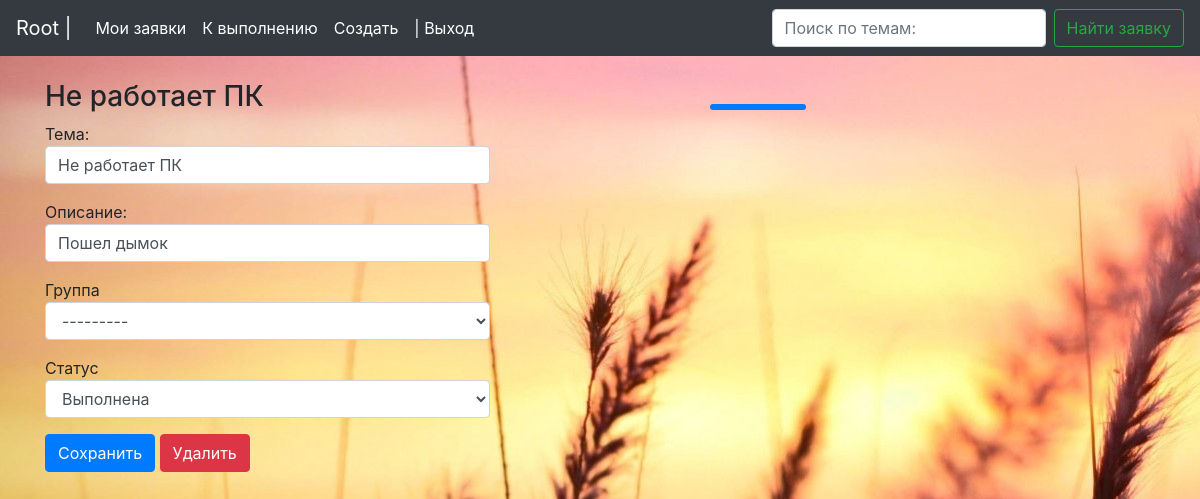
The page /lecture/2 (signed in) on the database its author committed.
### qr_accounting/models.py (models this page shows, shortened)
class Lecture(models.Model):
    created_at = models.DateTimeField(auto_now_add=True)
    topic = models.CharField(max_length=200)
    description = models.CharField(max_length=500, blank=True)
    lecturer = models.ForeignKey(User, on_delete=models.SET_NULL, null=True)
    uuid = models.CharField(max_length=200, blank=True, unique=True)
    group = models.CharField(max_length=100)
    STATUS_CHOICES = (
        ('Выполнена', 'Выполнена'),
        ('В работе', 'В работе'),
        ('Отменена', 'Отменена')
    )
    status = models.CharField(max_length=100, choices=STATUS_CHOICES, default=STATUS_CHOICES[1])

### qr_accounting/views.py (the view, shortened to what this page needs)
# urls.py: path('lecture/<int:lecture_id>', LecturerView.as_view(), name='lecture'),
class LecturerView(LecturersView):
    def get(self, request, lecture_id, words=None):
        return TemplateResponse(request, 'qr_accounting/lecture.html', get_lecture_context(lecture_id))

### qr_accounting/forms.py
class LectureForm(ModelForm):
    group = forms.ModelChoiceField(label='Группа', queryset=None, widget=forms.Select(attrs={'class': 'form-control'}))
    user = None
    usergroups = None
    def __init__(self, *args, **kwargs):
        self.usergroups = Group.objects.filter(~Q(name='executor'))
        super(LectureForm, self).__init__(*args, **kwargs)
        self.fields['group'].queryset = self.usergroups
    class Meta:
        model = Lecture
        fields = ['topic', 'description', 'group', 'status']
        labels = {
            'topic': _('Тема:'),
            'description': _('Описание:'),
            'group': _('Группа'),
            'status': _('Статус'),
        }
        widgets = {
            'date': TextInput(attrs={'class': 'form-control'}),
            'topic': TextInput(attrs={'class': 'form-control'}),
            'description': TextInput(attrs={'class': 'form-control'}),
            'group': forms.Select(attrs={'class': 'form-control'}),
            'status': forms.Select(attrs={'class': 'form-control'}),
        }

### qr_accounting/service.py (called while the page is built)
def get_lecture_context(lecture):
    listeners = Listener.objects.filter(lecture=lecture)
    lecture = get_object_or_404(Lecture, id=lecture)
    context = {
        'listeners': listeners,
        'lecture': lecture,
        'update_form': LectureForm(instance=lecture),
        'create_form': LectureForm(),
    }
    return context

### templates/qr_accounting/lecture.html (shortened to what this page needs)
{% extends 'qr_accounting/base.html' %}
{% load static %}
{% block navbar %}
    {% include 'qr_accounting/navbar.html' %}
{% endblock %}
{% block content %}
    <div class="col-sm-5">
        <br>
        <h3>{{ lecture.topic }}</h3>
        {% include 'qr_accounting/template_form.html' with path='' id_form='edit_form' form=update_form %}
        <button name="submit_button" type="submit" form="edit_form" class="btn btn-primary">Сохранить</button>
        <button name="submit_button" type="submit" form="edit_form" class="btn btn-danger" value="delete">Удалить</button>
    </div>
    <div class="col-sm-2 "></div>
    <div class="col-sm-5">
        <div class="badge badge-primary text-wrap mt-5" style="width: 6rem;">
        </div>
    </div>
{% endblock %}

### templates/qr_accounting/navbar.html (shortened to what this page needs)
<nav class="navbar navbar-expand-lg  navbar-dark bg-dark">
    <a class="navbar-brand dropdown" href="{% url 'main_page_url' %}">
        {{ user.username|title}} |
    </a>
    <div class="collapse navbar-collapse" id="navbarSupportedContent">
        <ul class="navbar-nav mr-auto">
            <li class="nav-item active">
                <a class="nav-link" href="{% url 'main_page_url' %}">Мои заявки<span class="sr-only">(current)</span></a>
            </li>
            <li class="nav-item active">
                <a class="nav-link" href="{% url 'run' %}">К выполнению<span class="sr-only">(current)</span></a>
            </li>
            <li class="nav-item active">
                <a class="nav-link" data-toggle="modal" href=""data-target="#exampleModal">Создать<span class="sr-only">(current)</span></a>
            </li>
                                          <li class="nav-item active">
                <a class="nav-link" href="{% url 'bye_bye'%}">| Выход<span class="sr-only">(current)</span></a>
            </li>
        </ul>
        <form class="form-inline my-2 my-lg-0" action="{% url 'main_page_url' %}">
            <input name="words" class="form-control mr-sm-2" type="search" placeholder="Поиск по темам:" aria-label="Search">
            <button class="btn btn-outline-success my-2 my-sm-0" type="submit">Найти заявку</button>
        </form>
    </div>
</nav>

### templates/qr_accounting/template_form.html (shortened to what this page needs)
<form method="post" id={{ id_form }} action={{ path }}>
    {% for field in form %}
        <div class="form-group">
            {{ field.label }}
            {{ field }}
        </div>
    {% endfor %}
</form>

### rows shown on the page
Lecture: topic "Не работает ПК", form "Не работает ПК" "Пошел дымок" "---------" "Выполнена"

### other values the page prints
{{ user.username|title }} "Root"
{{ field.label }} "Тема:" "Описание:" "Группа" "Статус"
